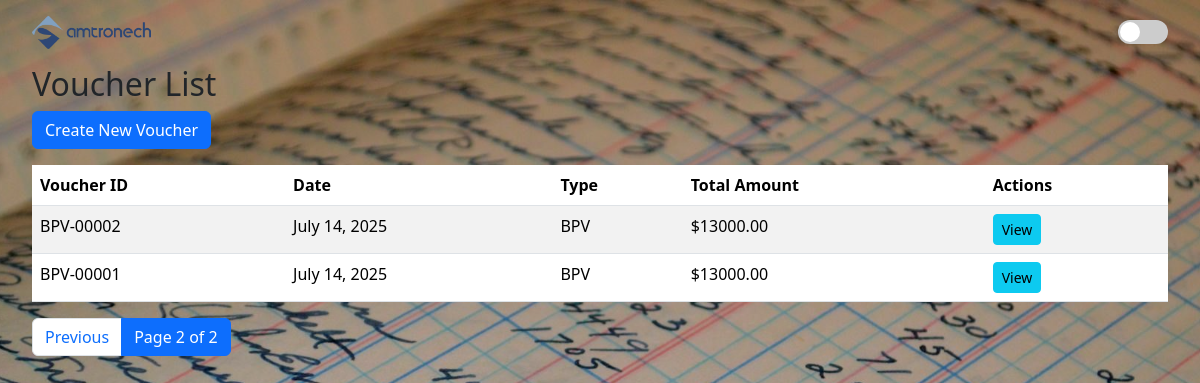
Page /vouchers/?page=2 on the committed database.
### vouchers/models.py (models this page shows, shortened)
class Voucher(models.Model):
    VOUCHER_TYPE_CHOICES = [
        ('BPV', 'Bank Payment'),
        ('BRV', 'Bank Receipt'),
        ('CPV', 'Cash Payment'),
        ('CRV', 'Cash Receipt'),
    ]
    voucher_id = models.CharField(max_length=15, primary_key=True, unique=True, editable=False)
    voucher_type = models.CharField(max_length=3, choices=VOUCHER_TYPE_CHOICES)
    date = models.DateField(default=timezone.now)
    payee = models.CharField(max_length=255)
    memo = models.TextField(blank=True, null=True)
    prepared_by = models.CharField(max_length=100)
    total_amount = models.DecimalField(max_digits=12, decimal_places=2, default=0.00)
    amount_in_words = models.CharField(max_length=255, blank=True, editable=False)
    def get_absolute_url(self):
        return reverse('voucher_detail', args=[str(self.voucher_id)])

### vouchers/views.py (the view)
# urls.py: path('vouchers/', views.voucher_list, name='voucher_list'),
def voucher_list(request):
    vouchers = Voucher.objects.all().order_by('-date', '-voucher_id')
    paginator = Paginator(vouchers, 10)
    page_number = request.GET.get('page')
    page_obj = paginator.get_page(page_number)
    return render(request, 'vouchers/voucher_list.html', {'page_obj': page_obj})

### vouchers/templates/vouchers/voucher_list.html (shortened to what this page needs)
{% extends 'vouchers/base.html' %}
{% block content %}
    <h2>Voucher List</h2>
    <a href="{% url 'create_voucher' %}" class="btn btn-primary mb-3">Create New Voucher</a>
    <table class="table table-striped">
        <thead>
            <tr>
                <th>Voucher ID</th>
                <th>Date</th>
                <th>Type</th>
                <th>Total Amount</th>
                <th>Actions</th>
            </tr>
        </thead>
        <tbody>
            {% for voucher in page_obj %}
            <tr>
                <td>{{ voucher.voucher_id }}</td>
                <td>{{ voucher.date }}</td>
                <td>{{ voucher.voucher_type }}</td>
                <td>${{ voucher.total_amount|floatformat:2 }}</td>
                <td><a href="{{ voucher.get_absolute_url }}" class="btn btn-sm btn-info">View</a></td>
            </tr>
            {% empty %}
            <tr>
                <td colspan="5">No vouchers found.</td>
            </tr>
            {% endfor %}
        </tbody>
    </table>
    <nav>
        <ul class="pagination">
            {% if page_obj.has_previous %}
                <li class="page-item"><a class="page-link" href="?page={{ page_obj.previous_page_number }}">Previous</a></li>
            {% endif %}
            <li class="page-item active"><span class="page-link">Page {{ page_obj.number }} of {{ page_obj.paginator.num_pages }}</span></li>
        </ul>
    </nav>
{% endblock %}

### static/css/style.css (style rules this page uses)
:root { --dark-blue: #00428c; --light-blue: #87a6bb; --white: #ffffff; --light-bg: #ffffff; --light-text: #212529; --dark-bg: #495057; --dark-text: #f8f9fa; --overlay-opacity-light: 0.3; --overlay-opacity-dark: 0.7; }
body { font-family: 'Segoe UI', Tahoma, Geneva, Verdana, sans-serif; color: var(--light-text); background-color: #f8f9fa; margin: 0; transition: background-color 0.3s, color 0.3s; }
body::before { content: ''; position: fixed; top: 0; left: 0; width: 100%; height: 100%; background: url('../images/background.jpg') no-repeat center center fixed; background-size: cover; z-index: -2; }
body::after { content: ''; position: fixed; top: 0; left: 0; width: 100%; height: 100%; background-color: #000; opacity: var(--overlay-opacity-light); z-index: -1; transition: opacity 0.3s; }

### rows in the picture
Voucher: voucher_id "BPV-00002", date "July 14, 2025", voucher_type "BPV", total_amount "13000.00"
Voucher: voucher_id "BPV-00001", date "July 14, 2025", voucher_type "BPV", total_amount "13000.00"

### other values in the picture
{{ page_obj.number }} "2"
{{ page_obj.paginator.num_pages }} "2"
